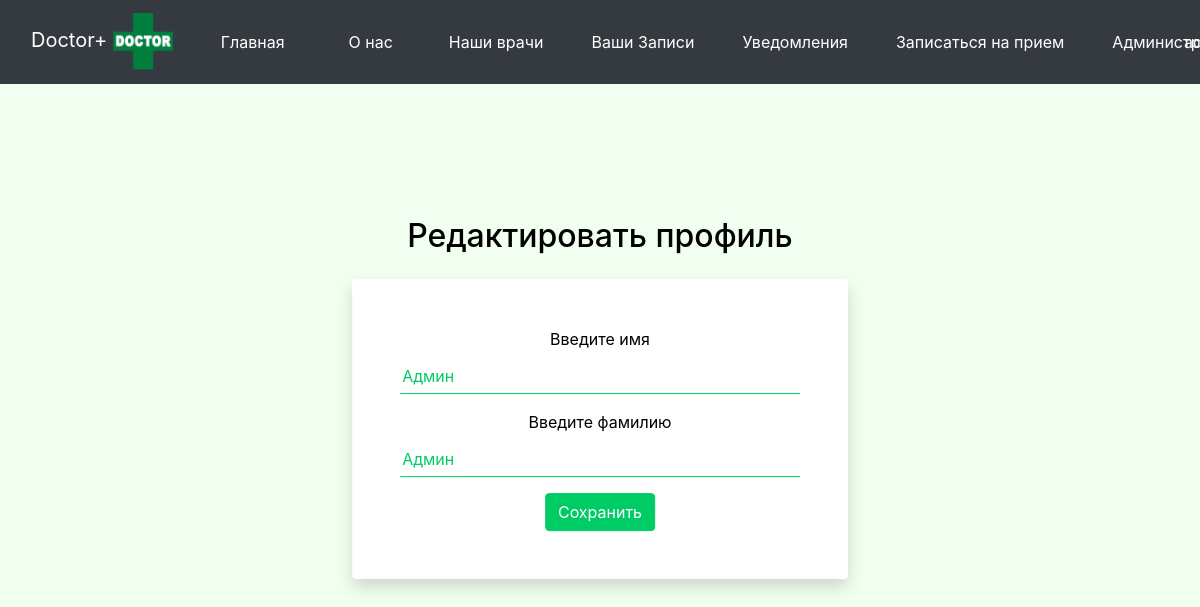
Before: /edit-data (signed in) with the older database file.
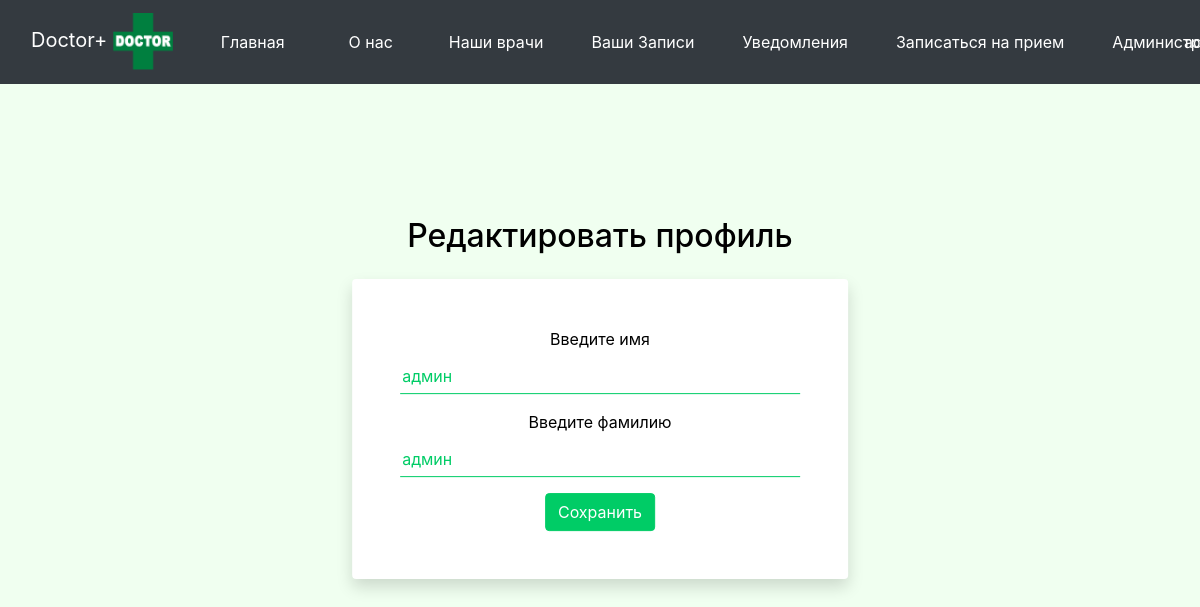
After: the same page with the newer database file.
### main/models.py (models this page shows, shortened)
class User1(models.Model):
    name = models.CharField('Имя', max_length=50)
    surname = models.CharField('Фамилия', max_length=50)
    id_registarion = models.IntegerField()
    avatar = models.ImageField(null=True, blank=True, upload_to="images/")
    class Meta:
        verbose_name = 'Пользователь'
        verbose_name_plural = 'Пользователи'

### main/views.py (the view)
# urls.py: path('edit-data', views.edit_data, name='edit-data'),
def edit_data(request):
    try:
        self_user = User1.objects.get(id_registarion=request.user.id)
        if request.method == "POST":
            self_user.name = request.POST.get("name")
            self_user.surname = request.POST.get("surname")
            self_user.save()
            return HttpResponseRedirect("/profile")
        else:
            return render(request, "main/edit-data.html", {'title': 'Редактирование профиля', "self_user": self_user})
    except self_user.DoesNotExist:
        return HttpResponseNotFound("<h2>Human not found</h2>")

### main/templates/main/edit-data.html (shortened to what this page needs)
{% extends 'main/base.html' %}
{% block content %}
<div class="main-section">
  <h2 class="text-center my-4">Редактировать профиль</h2>
  <div class="shadow p-3 mb-5 bg-white rounded p-5">
    <form method="POST" class="form">
    <p class="mb-3">
      <label>Введите имя</label>
      <input type="text" name="name" value="{{self_user.name}}"/>
    </p>
    <p class="mb-3">
      <label>Введите фамилию</label>
      <input type="text" name="surname" value="{{self_user.surname}}"/>
    </p>
    <input class="btn btn-success" type="submit" value="Сохранить">
  </form>
  </div>
</div>
{% endblock %}

Changed rows visible on the page:
removed User1: name "Админ", surname "Админ"
added User1: name "админ", surname "админ"
